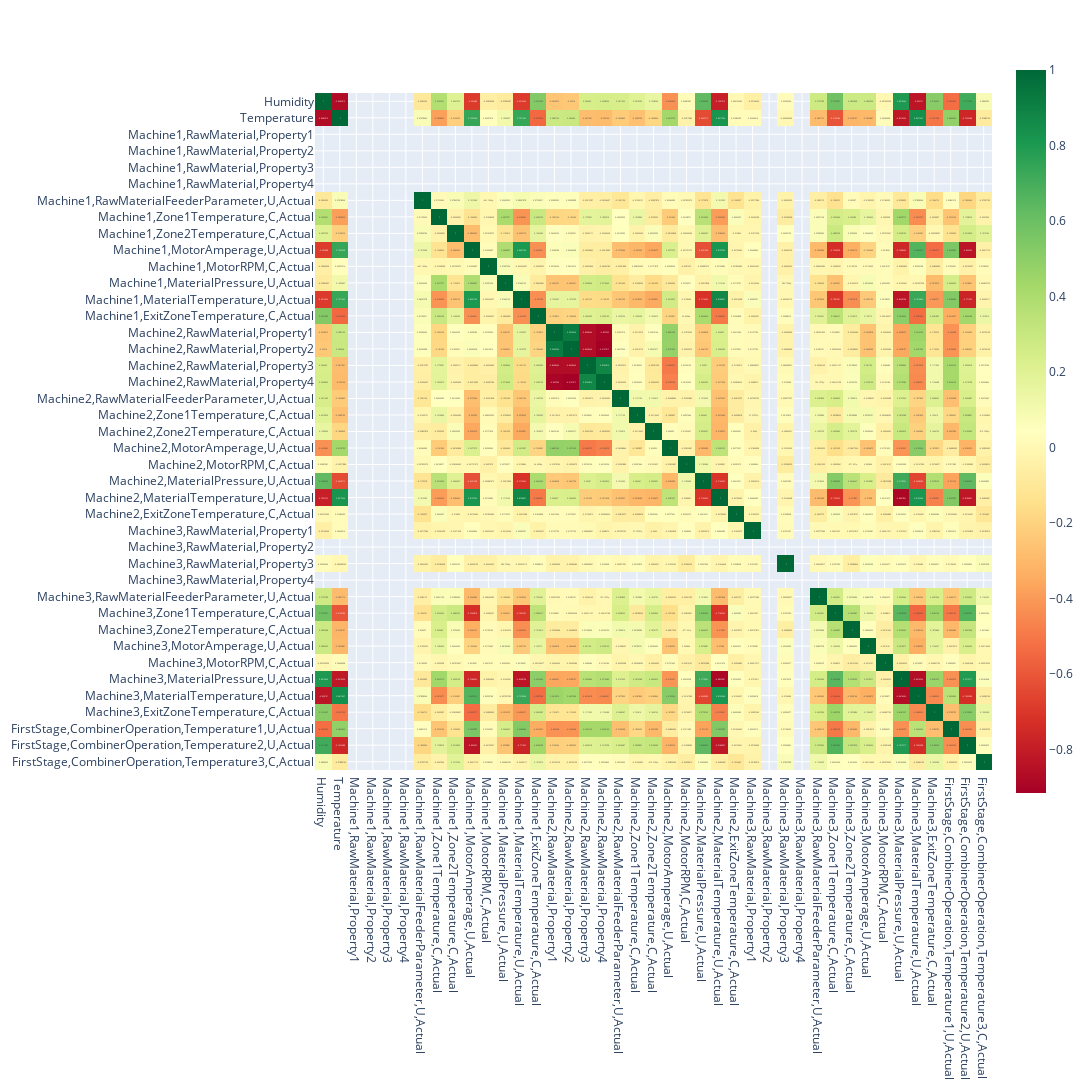

Source (notebook cell):
### Code cell
import plotly.express as px

fig = px.imshow(data[numerical].corr(), width=1500, height=1500, text_auto=True, color_continuous_scale="RdYlGn")
fig.show()

### Figure 1 — Plotly figure (JSON) as saved in the notebook; plotly's stock layout.template omitted (floating-point values rounded to 4 significant figures; data arrays with more than 128 entries replaced by an {"elided": "..."} marker saying what was removed)
{"data": [{"coloraxis": "coloraxis", "hovertemplate": "x: %{x}<br>y: %{y}<br>color: %{z}<extra></extra>", "name": "0", "texttemplate": "%{z}", "type": "heatmap", "x": ["Humidity", "Temperature", "Machine1,RawMaterial,Property1", "Machine1,RawMaterial,Property2", "Machine1,RawMaterial,Property3", "Machine1,RawMaterial,Property4", "Machine1,RawMaterialFeederParameter,U,Actual", "Machine1,Zone1Temperature,C,Actual", "Machine1,Zone2Temperature,C,Actual", "Machine1,MotorAmperage,U,Actual", "Machine1,MotorRPM,C,Actual", "Machine1,MaterialPressure,U,Actual", "Machine1,MaterialTemperature,U,Actual", "Machine1,ExitZoneTemperature,C,Actual", "Machine2,RawMaterial,Property1", "Machine2,RawMaterial,Property2", "Machine2,RawMaterial,Property3", "Machine2,RawMaterial,Property4", "Machine2,RawMaterialFeederParameter,U,Actual", "Machine2,Zone1Temperature,C,Actual", "Machine2,Zone2Temperature,C,Actual", "Machine2,MotorAmperage,U,Actual", "Machine2,MotorRPM,C,Actual", "Machine2,MaterialPressure,U,Actual", "Machine2,MaterialTemperature,U,Actual", "Machine2,ExitZoneTemperature,C,Actual", "Machine3,RawMaterial,Property1", "Machine3,RawMaterial,Property2", "Machine3,RawMaterial,Property3", "Machine3,RawMaterial,Property4", "Machine3,RawMaterialFeederParameter,U,Actual", "Machine3,Zone1Temperature,C,Actual", "Machine3,Zone2Temperature,C,Actual", "Machine3,MotorAmperage,U,Actual", "Machine3,MotorRPM,C,Actual", "Machine3,MaterialPressure,U,Actual", "Machine3,MaterialTemperature,U,Actual", "Machine3,ExitZoneTemperature,C,Actual", "FirstStage,CombinerOperation,Temperature1,U,Actual", "FirstStage,CombinerOperation,Temperature2,U,Actual", "FirstStage,CombinerOperation,Temperature3,C,Actual"], "xaxis": "x", "y": ["Humidity", "Temperature", "Machine1,RawMaterial,Property1", "Machine1,RawMaterial,Property2", "Machine1,RawMaterial,Property3", "Machine1,RawMaterial,Property4", "Machine1,RawMaterialFeederParameter,U,Actual", "Machine1,Zone1Temperature,C,Actual", "Machine1,Zone2Temperature,C,Actual", "Machine1,MotorAmperage,U,Actual", "Machine1,MotorRPM,C,Actual", "Machine1,MaterialPressure,U,Actual", "Machine1,MaterialTemperature,U,Actual", "Machine1,ExitZoneTemperature,C,Actual", "Machine2,RawMaterial,Property1", "Machine2,RawMaterial,Property2", "Machine2,RawMaterial,Property3", "Machine2,RawMaterial,Property4", "Machine2,RawMaterialFeederParameter,U,Actual", "Machine2,Zone1Temperature,C,Actual", "Machine2,Zone2Temperature,C,Actual", "Machine2,MotorAmperage,U,Actual", "Machine2,MotorRPM,C,Actual", "Machine2,MaterialPressure,U,Actual", "Machine2,MaterialTemperature,U,Actual", "Machine2,ExitZoneTemperature,C,Actual", "Machine3,RawMaterial,Property1", "Machine3,RawMaterial,Property2", "Machine3,RawMaterial,Property3", "Machine3,RawMaterial,Property4", "Machine3,RawMaterialFeederParameter,U,Actual", "Machine3,Zone1Temperature,C,Actual", "Machine3,Zone2Temperature,C,Actual", "Machine3,MotorAmperage,U,Actual", "Machine3,MotorRPM,C,Actual", "Machine3,MaterialPressure,U,Actual", "Machine3,MaterialTemperature,U,Actual", "Machine3,ExitZoneTemperature,C,Actual", "FirstStage,CombinerOperation,Temperature1,U,Actual", "FirstStage,CombinerOperation,Temperature2,U,Actual", "FirstStage,CombinerOperation,Temperature3,C,Actual"], "yaxis": "y", "z": {"elided": "41x41 float values"}}], "layout": {"coloraxis": {"colorscale": [[0, "rgb(165,0,38)"], [0.1, "rgb(215,48,39)"], [0.2, "rgb(244,109,67)"], [0.3, "rgb(253,174,97)"], [0.4, "rgb(254,224,139)"], [0.5, "rgb(255,255,191)"], [0.6, "rgb(217,239,139)"], [0.7, "rgb(166,217,106)"], [0.8, "rgb(102,189,99)"], [0.9, "rgb(26,152,80)"], [1, "rgb(0,104,55)"]]}, "height": 1500, "margin": {"t": 60}, "width": 1500, "xaxis": {"anchor": "y", "constrain": "domain", "domain": [0, 1], "scaleanchor": "y"}, "yaxis": {"anchor": "x", "autorange": "reversed", "constrain": "domain", "domain": [0, 1]}}}
